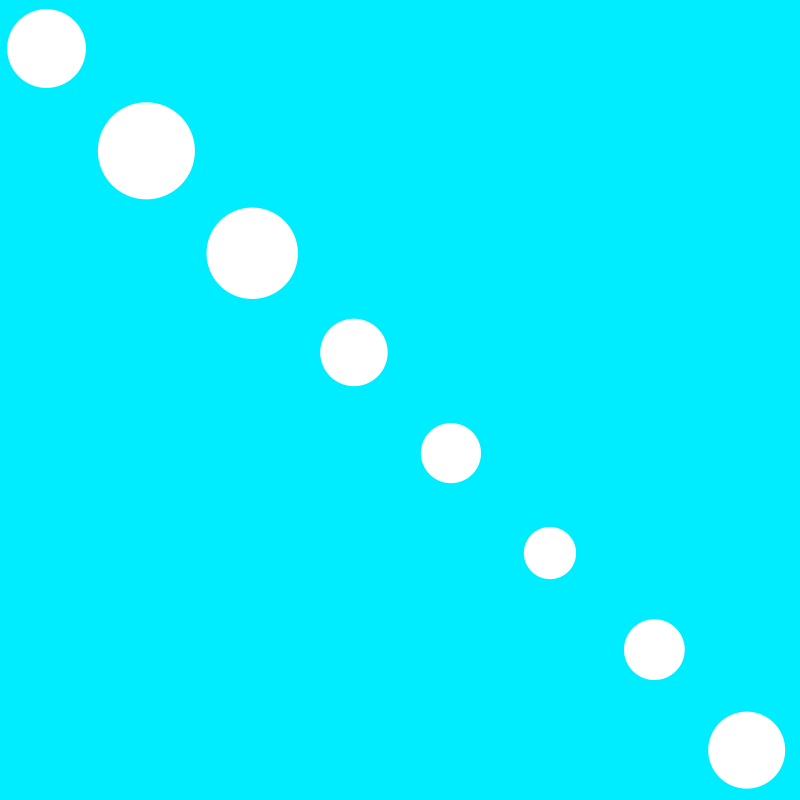
Frame 1 (no input)
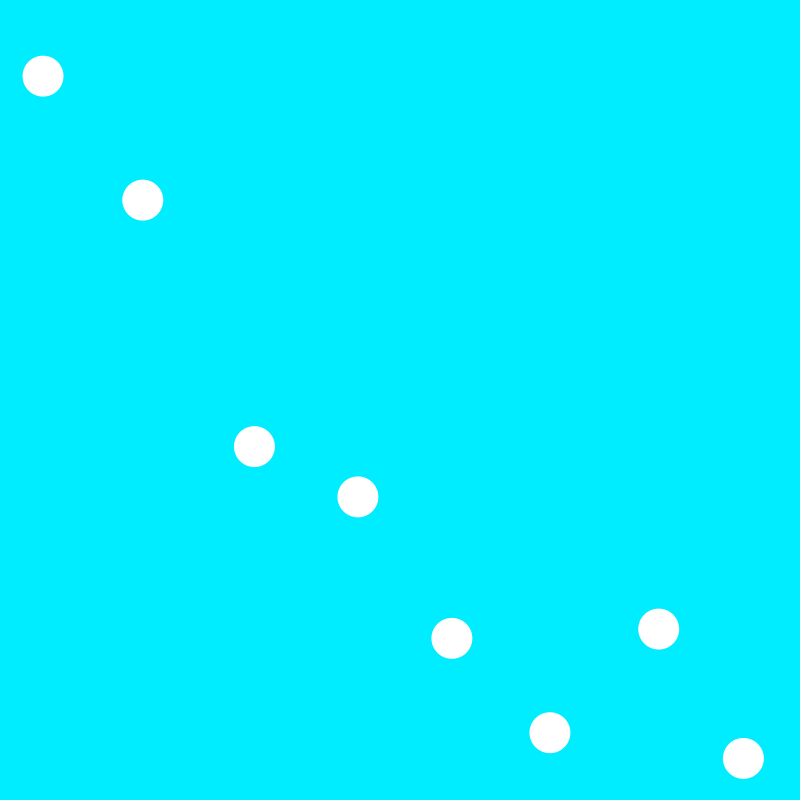
Frame 60 (the mouse pressed at the canvas centre just before this capture)
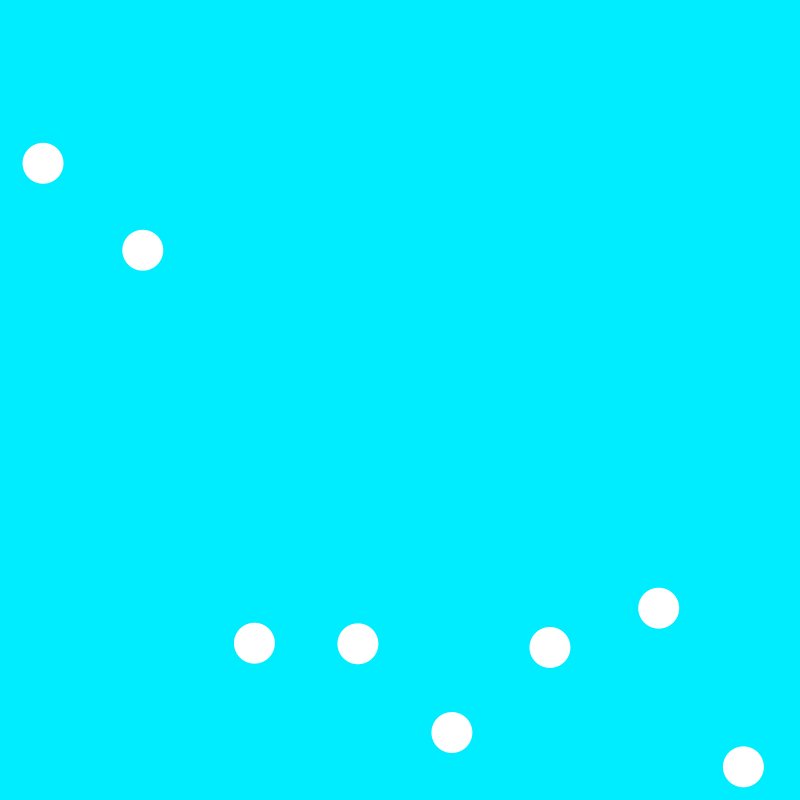
Frame 120 (the mouse held since frame 60 and released just before this capture)

The Processing sketch that drew these frames (run headless with seeded random() and noise(); from frame 60 on, the mouse is pressed at the canvas centre):

// Processing sketch: week4
// ── week4.pde
//Ball[] balls = {new Ball(100,100,random(40,70)),new Ball(600,600,random(50,80))};
int n=10;
Ball [] myBalls;
void setup(){
  size(800,800);
  
  myBalls = new Ball[n];
  
  for (int i=0; i<n;i++){
    myBalls[i] = new Ball(50+i*100,50+i*100,random(20,50));
  }
}

void draw(){
  background(0,236,255);
  
  for(Ball b: myBalls){
    b.update();
    b.display();
    b.checkBound();
    b.checkCol(myBalls);
  }
  //for(int i=0;i<n-1;i++){
   // myBalls[i].checkCol(myBalls);
  //}
  //myBalls[0].checkCol(myBalls[1]);
}

// ── Ball.pde
class Ball{

  PVector position;
  PVector velocity;
  float r,m;
  Ball otherB[];

  Ball(float x,float y, float r){
    position = new PVector(x,y);
    velocity = PVector.random2D();
    velocity.mult(random(3,6));
    this.r = r;
    m = r*.1;
  }
  
  void update(){
    position.add(velocity);
  
  }
  
  void checkBound(){
    if(position.x > width-r || position.x < r){
      velocity.x =-velocity.x;
    }
    if(position.y > height-r || position.y < r){
      velocity.y =-velocity.y;
    }
   }
  
  void checkCol(Ball otherB[]){
    for(int i=0; i<n;i++){
    PVector dist = PVector.sub(otherB[i].position ,position);
    
    float distMag = dist.mag();
    float minDist = r = otherB[i].r;
    
    if(distMag< minDist){
      float distCorrection = (minDist-distMag)/2;
      PVector d = dist.copy();
      PVector correctionVector = d.normalize().mult(distCorrection);
      
      otherB[i].position.add(correctionVector);
      position.sub(correctionVector);
      
      float theta = dist.heading();
      
      PVector[] bTemp = {new PVector(),new PVector()};
      
      bTemp[1].x = cos(theta)*dist.x+sin(theta)*dist.y;
      bTemp[1].y = cos(theta)*dist.y-sin(theta)*dist.x;
      
      PVector[] vTemp = {new PVector(), new PVector()};
      vTemp[0].x= cos(theta)*velocity.x+ sin(theta)*velocity.y;
      vTemp[0].y= cos(theta)*velocity.y- sin(theta)*velocity.x;
      vTemp[1].x= cos(theta)*otherB[i].velocity.x + sin(theta)*otherB[i].velocity.y;
      vTemp[1].y= cos(theta)*otherB[i].velocity.y-sin(theta)*otherB[i].velocity.x;
      
      PVector[] vFinal = {new PVector(), new PVector()};
      vFinal[0].x=((m-otherB[i].m)*vTemp[0].x + 2*otherB[i].m*vTemp[1].x)/(m+otherB[i].m);
      vFinal[1].y= vTemp[1].y;
      
      bTemp[0].x += vFinal[0].x;
      bTemp[1].x += vFinal[1].x;
      
      PVector[] bFinal = { 
        new PVector(), new PVector()
      };

      bFinal[0].x = cos(theta) * bTemp[0].x - sin(theta) * bTemp[0].y;
      bFinal[0].y = cos(theta) * bTemp[0].y + sin(theta) * bTemp[0].x;
      bFinal[1].x = cos(theta) * bTemp[1].x - sin(theta) * bTemp[1].y;
      bFinal[1].y = cos(theta) * bTemp[1].y + sin(theta) * bTemp[1].x;
      
       otherB[i].position.x = position.x + bFinal[1].x;
      otherB[i].position.y = position.y + bFinal[1].y;

      position.add(bFinal[0]);

      // update velocities
      velocity.x = cos(theta) * vFinal[0].x - sin(theta) * vFinal[0].y;
      velocity.y = cos(theta) * vFinal[0].y + sin(theta) * vFinal[0].x;
      otherB[i].velocity.x = cos(theta) * vFinal[1].x - sin(theta) * vFinal[1].y;
      otherB[i].velocity.y = cos(theta) * vFinal[1].y + sin(theta) * vFinal[1].x;
     }
    }
  }
  
  
  void display(){
    noStroke();
    ellipse(position.x,position.y,r*2,r*2);
  
  }

}
